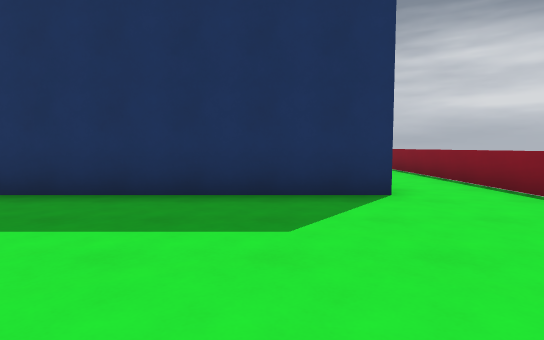
view 1 (above)

17 first-person views from a walk through a level from a Godot 3-D game. The camera is 1.3 m above the floor, tilts 4° down and sees 80° across. The floor is counted in squares, 2 m on a side. Each view is taken from the middle of a square. On the plan, view 1 faces up. The plan holds only what a view shows up to about 10 squares ahead; the rest is blank. The place goes on beyond the plan. Surface patterns are stand-ins for the level's own textures.

view 2
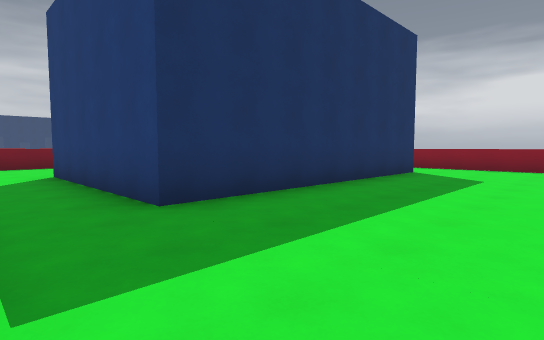

view 3
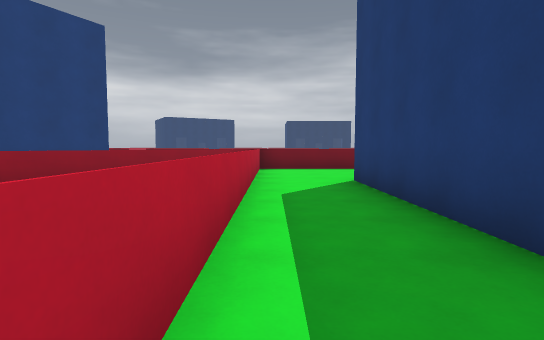

view 4
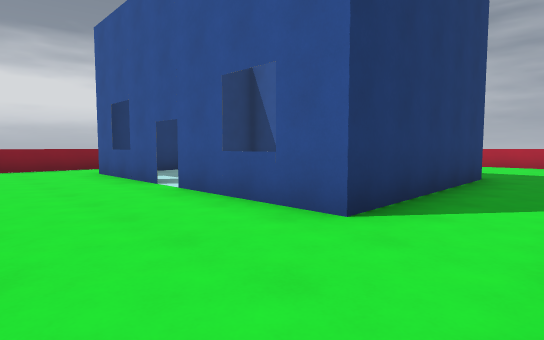

view 5
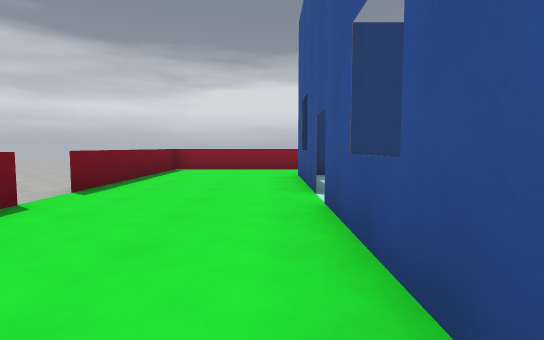

view 6
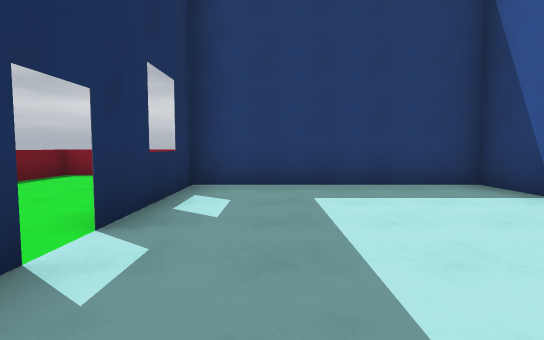

view 7
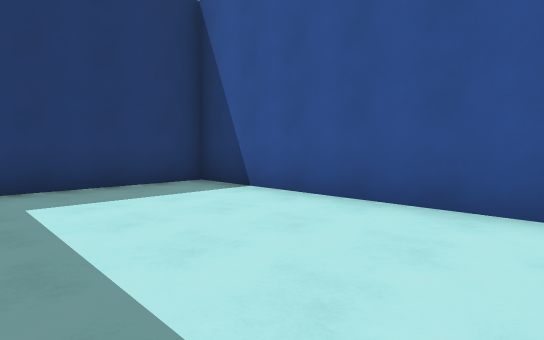

view 8
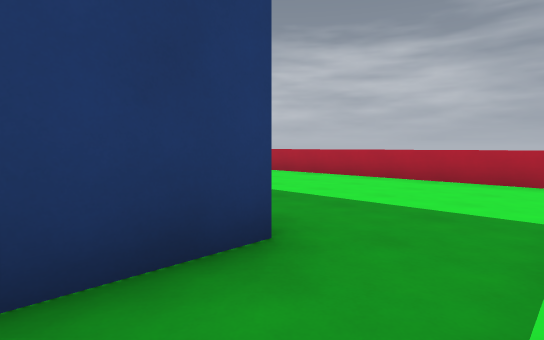

view 9
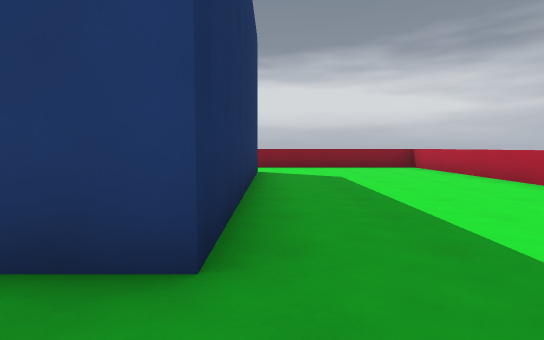

view 10
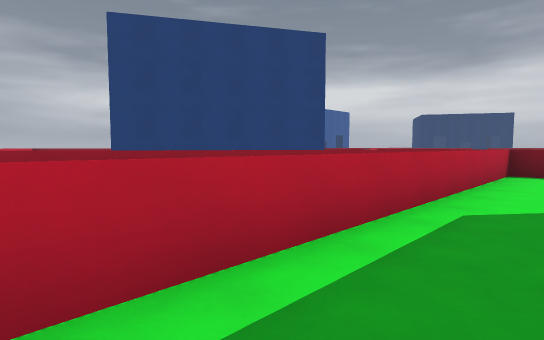

view 11
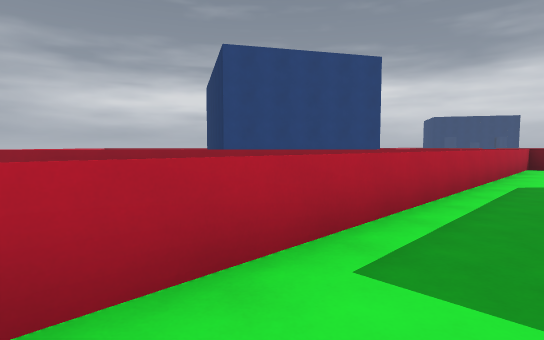

view 12
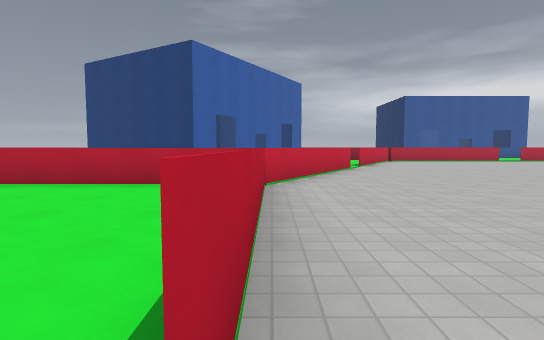

view 13
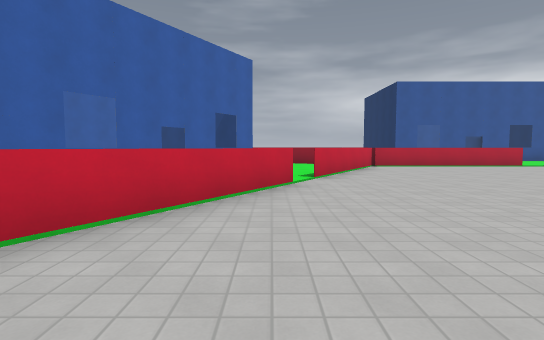

view 14
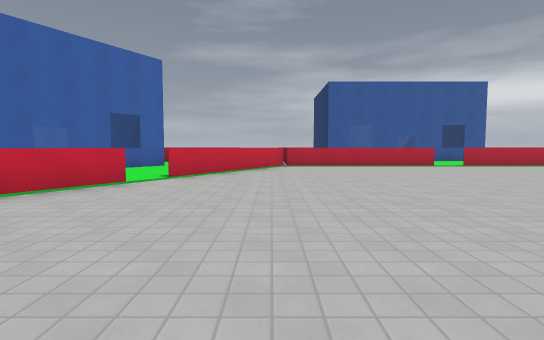

view 15
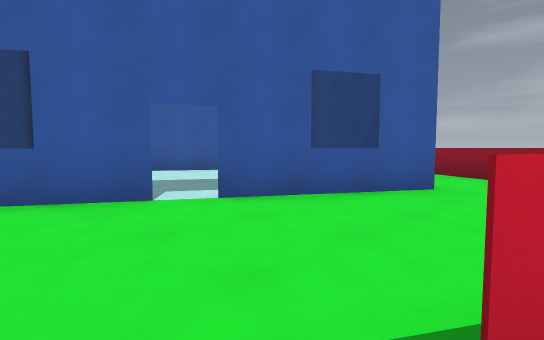

view 16
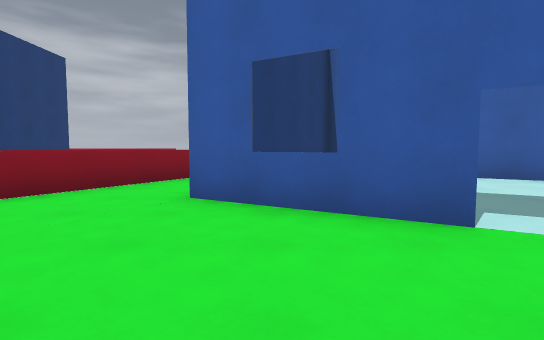

view 17
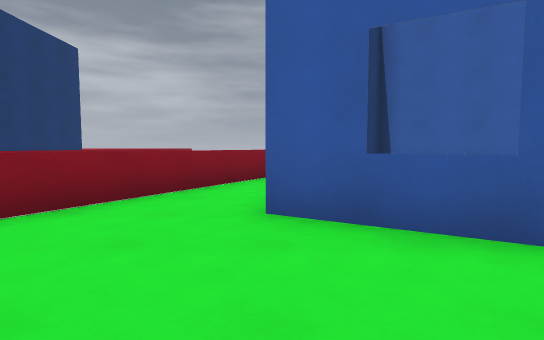

### Floor plan
Points are (right, up) in squares from view 1. A wall is a line through its corners. A room is listed if a view was taken in it or the views show most of it. See-through windows are left out.
Room 1 (views 1, 2, 3, 4, 5, 8, 9, 10, 11, 12)
walls: (1.8, 4.4) (-5.4, 4.4) (-5.4, 9.4) (-2.2, 9.4); (3.6, 1.9) (3.6, 12.9) (-1.5, 12.9); (-6.5, -0.6) (3, -0.6); (-1.6, 9.4) (1.6, 9.4); (-4.4, 12.9) (-7.5, 12.9) (-9.2, 9.9); (-7.4, 12.9) (-7.4, 1)
ways out: opening at (-2, 9) to room 2; opening at (-2, 13) to room 3
Room 2 (views 6, 7)
walls: (-3.8, 4.4) (1.6, 4.4) (1.6, 9.4) (-1.5, 9.4)
ways out: opening at (-2, 9) to room 1
Room 3 (views 13, 14, 15)
walls: (-7, 12.9) (-2.4, 12.9); (-11.8, 15.4) (-7.5, 12.9); (-16, 17.8) (-12.6, 15.8)
ways out: opening at (-2, 13) to room 1; opening at (-12, 15) to room 4
Room 4 (views 16, 17)
walls: (-13.7, 12.4) (-10.9, 10.8); (-16.6, 14.1) (-14.2, 12.7); (-8.2, 13.3) (-9.9, 14.3); (-9.1, 10.1) (-8.5, 11.1)
ways out: opening at (-12, 15) to room 3; opening at (-10, 11) to room 5; opening at (-14, 12); gap at (-16, 17)
Room 5 (no view inside)
walls: (-9.2, 9.9) (-10, 8.6); (-10.9, 10.8) (-13.5, 6.4); (-10.9, 7) (-9.1, 10.1); (-7.4, 8.6) (-7.4, 9.8)
ways out: opening at (-10, 11) to room 4

Where each view was taken, in squares from view 1:
view 1: 0 up, 0 right, facing up
view 2: 1 up, 7 left, facing up-right
view 3: 3 up, 7 left, facing up
view 4: 12 up, 7 left, facing down-right
view 5: 10 up, 6 left, facing right
view 6: 8 up, 4 left, facing right
view 7: 8 up, 4 left, facing down-right
view 8: 6 up, 7 left, facing down-right
view 9: 4 up, 7 left, facing right
view 10: 4 up, 6 left, facing up-left
view 11: 1 up, 6 left, facing up-left
view 12: 13 up, 2 left, facing left
view 13: 15 up, 6 left, facing left
view 14: 18 up, 6 left, facing left
view 15: 16 up, 12 left, facing down-left
view 16: 15 up, 12 left, facing down
view 17: 14 up, 11 left, facing down
